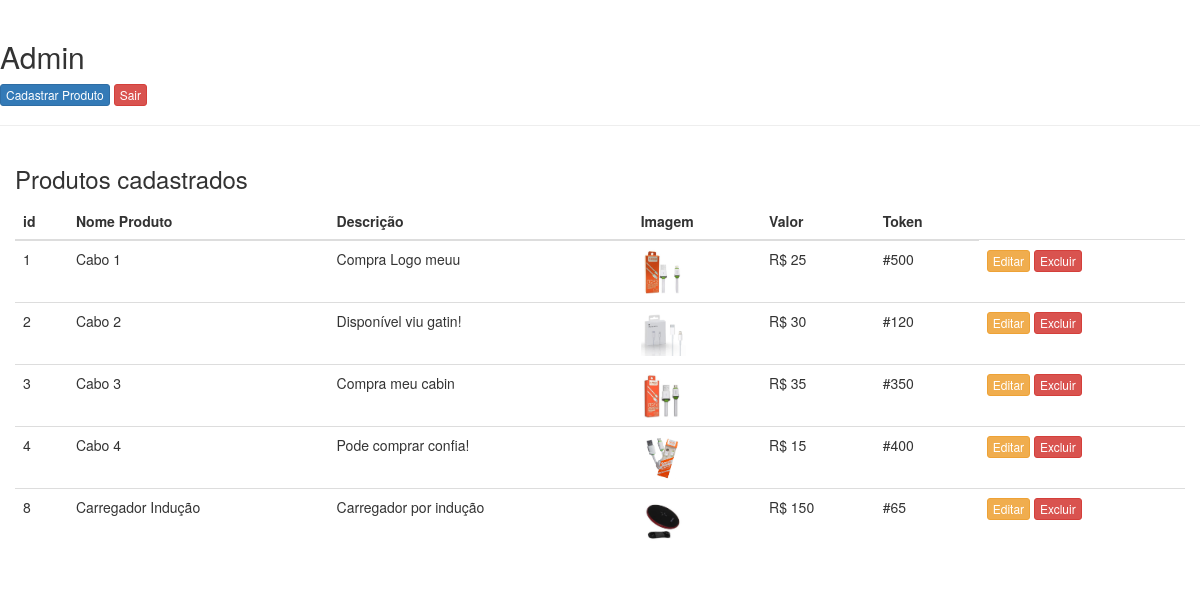
Screenshot of /administracao.php (signed in) with the database file from the repository.
### tables this page shows
CREATE TABLE IF NOT EXISTS `produtos` (
  `id` int(11) NOT NULL AUTO_INCREMENT,
  `nome_produto` varchar(200) NOT NULL,
  `descricao` varchar(500) NOT NULL,
  `valor` varchar(100) NOT NULL,
  `caminho` varchar(200) NOT NULL DEFAULT 'images/',
  `foto` varchar(200) NOT NULL,
  `token` varchar(100) NOT NULL,
  PRIMARY KEY (`id`)
);

### administracao.php (the view, shortened to what this page needs)
<?php
  include_once("conect.php");
  $sql = "SELECT * FROM produtos";
  $query = mysqli_query($con, $sql);
?>
<!DOCTYPE html>
<html>
<head>
     <link rel="stylesheet" href="css/style.css">
    <link rel="stylesheet" href="https://stackpath.bootstrapcdn.com/bootstrap/4.1.3/css/bootstrap.min.css">
    <link rel="stylesheet" href="https://maxcdn.bootstrapcdn.com/bootstrap/3.4.1/css/bootstrap.min.css">
    <link rel="stylesheet" href="https://cdnjs.cloudflare.com/ajax/libs/font-awesome/4.5.0/css/font-awesome.min.css">
</head>
<body>
<div class="page-header">
 <h2>Admin</h2><p>
  <a href="cadastrar_produto.php"><button type= "button" class="btn btn-xs btn-primary">Cadastrar Produto</button></a>
  <a href="logout.php"><button type= "button" class="btn btn-xs btn-danger">Sair</button></a>
</div>
<div class="container-fluid"> <h3>Produtos cadastrados</h3></div>
  <div class="container-fluid">
    <table class="table table-hover">
      <thead>
        <tr>
          <th scope="col">id</th>
          <th scope="col">Nome Produto</th>
          <th scope="col">Descrição</th>
          <th scope="col">Imagem</th>
          <th scope="col">Valor</th>
          <th scope="col">Token</th>
        </tr>
      </thead>
      <tbody>
            <?php while ($row_produto = mysqli_fetch_assoc($query)) { ?>
          <tr>
            <td><?php echo $row_produto['id']; ?></td>
            <td><?php echo $row_produto['nome_produto']; ?></td>
            <td><?php echo $row_produto['descricao']; ?></td>
            <td><?php echo '<img src="'. $row_produto['caminho'] . $row_produto['foto'] . '" style="width:45px">'?></td>
            <td><?php echo 'R$ ' . $row_produto['valor']; ?></td>
            <td><?php echo $row_produto['token']; ?></td>
            <td>
              <?php echo "<a href='edita_produto.php?id=" . $row_produto['id'] . "'><button type='button' class='btn btn-xs btn-warning'>Editar</button></a>"?>
              <?php echo "<a href='excluir_produto.php?id=" . $row_produto['id'] . "'><button type='button' class='btn btn-xs btn-danger'>Excluir</button></a>"?>
            </td>
          </tr>
         <?php } ?>
      </tbody>
    </table>
  </div>
</body>
</html>

### rows the page displays
produtos: id "1", nome_produto "Cabo 1", descricao "Compra Logo meuu", caminho+foto (picture), valor "25", token "#500"
produtos: id "2", nome_produto "Cabo 2", descricao "Disponível viu gatin!", caminho+foto (picture), valor "30", token "#120"
produtos: id "3", nome_produto "Cabo 3", descricao "Compra meu cabin", caminho+foto (picture), valor "35", token "#350"
produtos: id "4", nome_produto "Cabo 4", descricao "Pode comprar confia!", caminho+foto (picture), valor "15", token "#400"
produtos: id "8", nome_produto "Carregador Indução", descricao "Carregador por indução", caminho+foto (picture), valor "150", token "#65"
